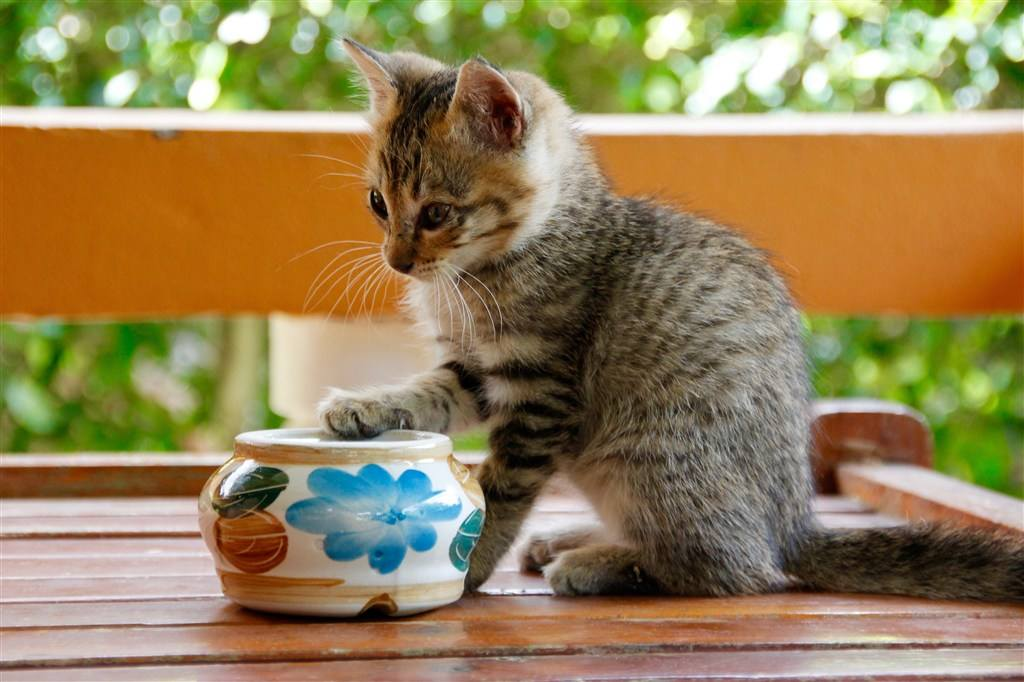
#> input picture python/old/code/image/cat.jpeg, 1024 x 682 px
$ python '3.4-2.1自适应的直方图均衡化createCLAHE.py'
#> lines starting #> are read from the running program, lines starting #| are printed output that depends on the picture
'''
OpenCV图像处理-直方图

将图像分成小块,每一个小块进行直方图均衡化,再使用


上述的直方图均衡，我们考虑的是图像的全局对比度。的确在进行完直方图均衡化之后，
图片背景的对比度被改变了，在猫腿这里太暗，我们丢失了很多信息，所以在许多情况下，这样做的效果并不好

为了解决这个问题， 需要使用自适应的直方图均衡化。
此时， 整幅图像会被分成很多小块，这些小块被称为“tiles”（在 OpenCV 中 tiles 的 大小默认是 8x8），
然后再对每一个小块分别进行直方图均衡化。所以在每一个的区域中， 直方图会集中在某一个小的区域中）。
如果有噪声的话，噪声会被放大。为了避免这种情况的出现要使用对比度限制。对于每个小块来说，
如果直方图中的 bin 超过对比度的上限的话，就把 其中的像素点均匀分散到其他 bins 中，然后在进行直方图均衡化。
最后，为了 去除每一个小块之间的边界，再使用双线性差值，对每一小块进行拼接。

cv.createCLAHE(clipLimit, tileGridSize)
参数：
    clipLimit: 对比度限制，默认是40
    tileGridSize: 分块的大小，默认为8∗88*88∗8
'''
import matplotlib.pyplot as plt
import numpy as np
import cv2 as cv

# 1.以灰度图形式读取图像
img = cv.imread("../image/cat.jpeg", 0)
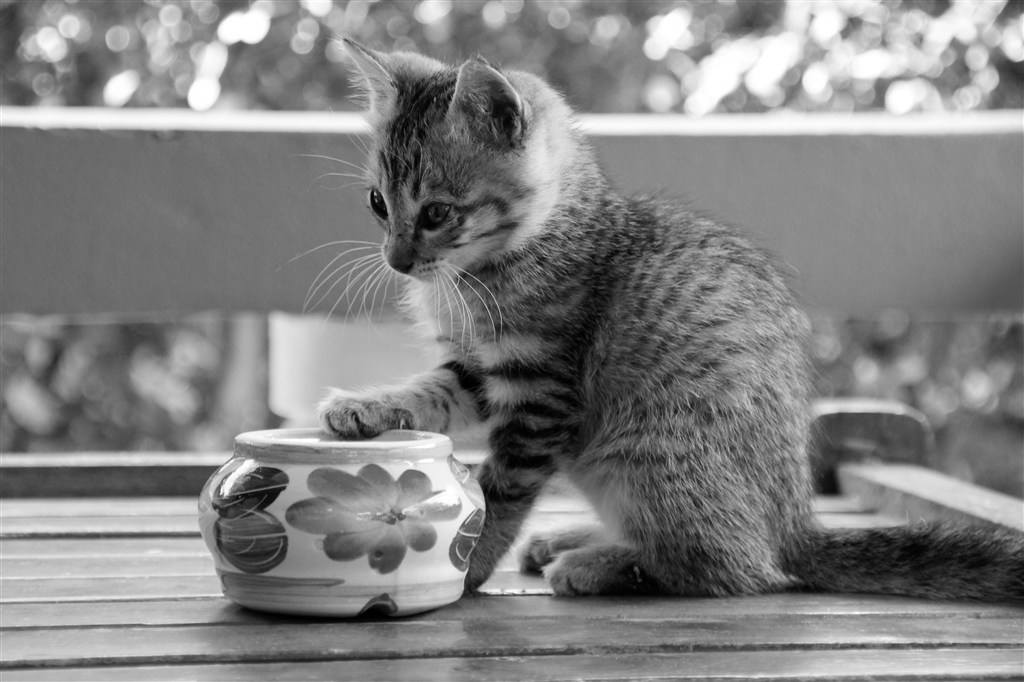
#> img: shape (682, 1024); min 0, max 255, mean 130.2

# 2.创建一个自适应均衡化的对象,并应用于图像
# 对比度限制,分块的大小
clahe = cv.createCLAHE(clipLimit=2.0, tileGridSize=(8, 8))
cl1 = clahe.apply(img)
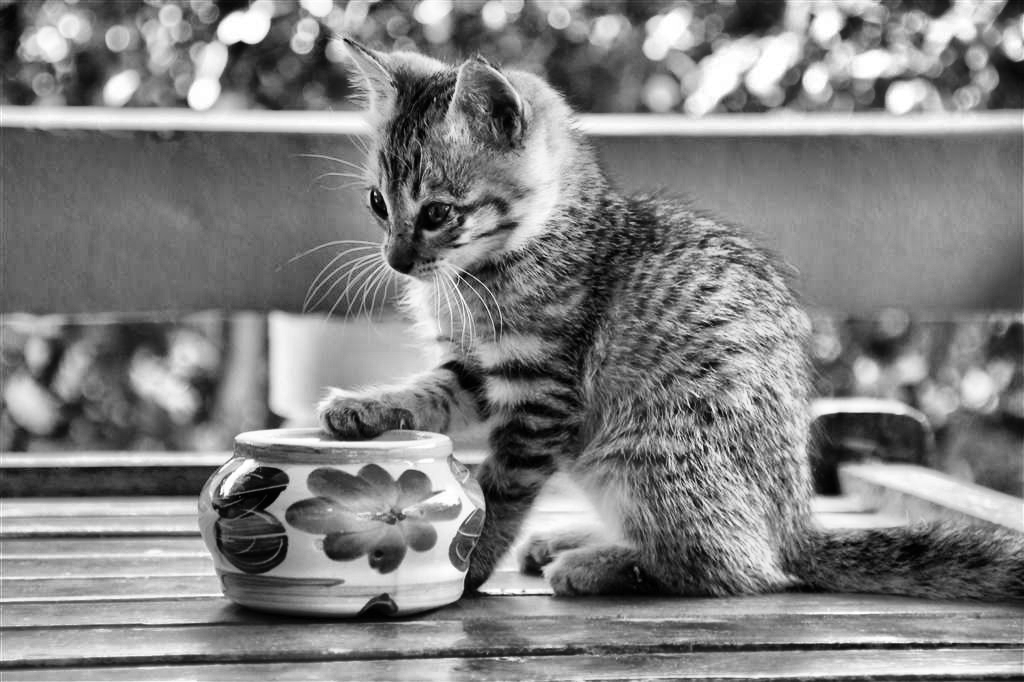
#> cl1: shape (682, 1024); min 0, max 255, mean 129.4


# 3.图像显示
plt.figure(figsize=(10, 8), dpi=100)
plt.subplot(211), plt.imshow(img, cmap=plt.cm.gray), plt.title('原图')
plt.subplot(212), plt.imshow(cl1, cmap=plt.cm.gray), plt.title('自适应均衡化后的结果')


# 解决中文显示问题
plt.rcParams['font.sans-serif'] = ['KaiTi']  # 指定默认字体
plt.rcParams['axes.unicode_minus'] = False  # 解决保存图像是负号'-'显示为方块的问题
plt.show()
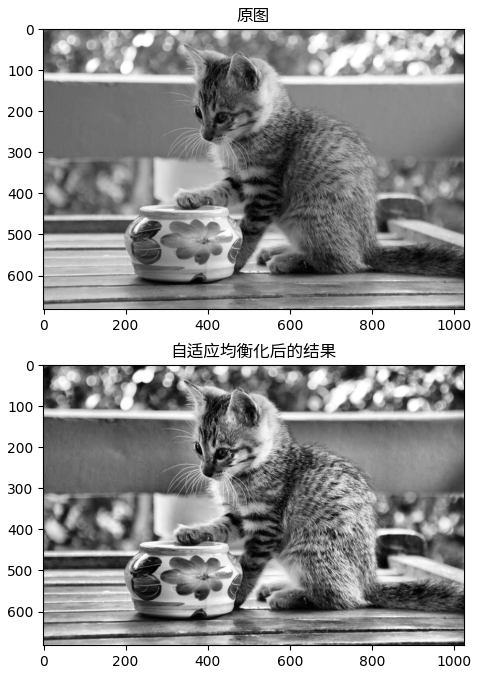
#> figure drawn by matplotlib, 2 panels

$ run again, with python/old/code/image/ballon.jpeg copied over python/old/code/image/cat.jpeg
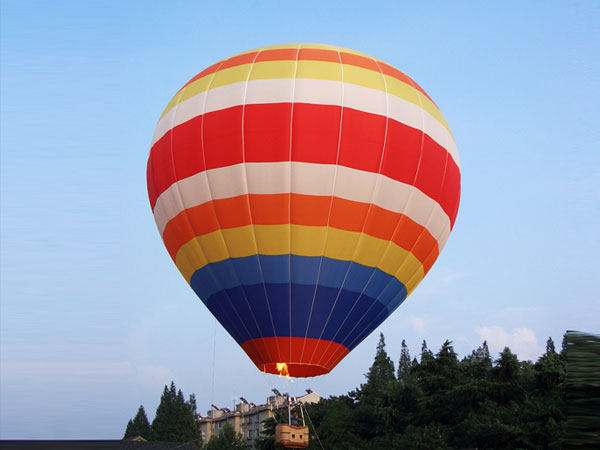
#> input picture python/old/code/image/ballon.jpeg, 600 x 450 px
#> `cl1 = clahe.apply(img)`:
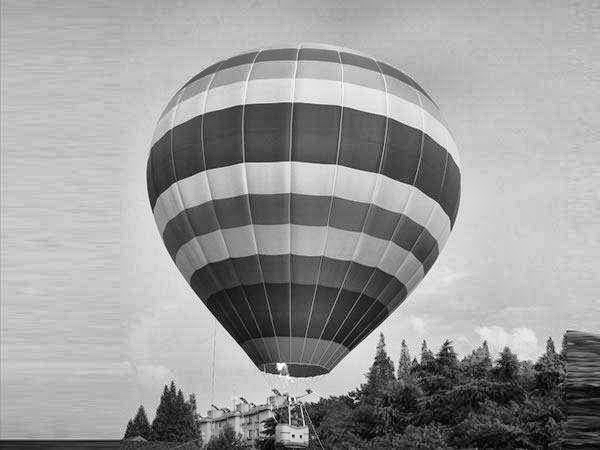
#> cl1: shape (450, 600); min 1, max 255, mean 154.9
#> `plt.show()`:
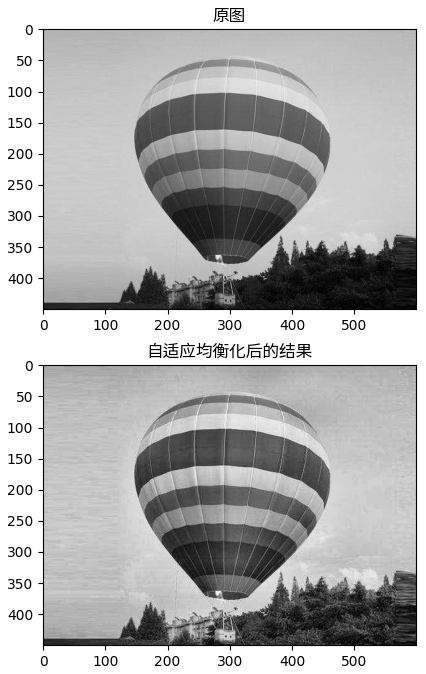
#> figure drawn by matplotlib, 2 panels

$ run again, with python/old/code/image/deer.jpeg copied over python/old/code/image/cat.jpeg
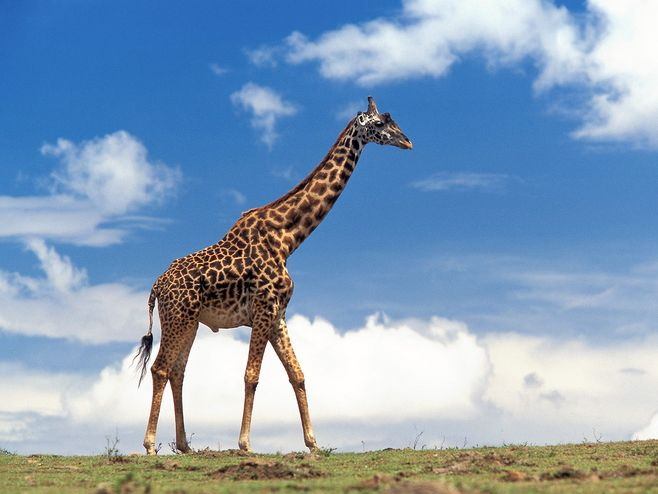
#> input picture python/old/code/image/deer.jpeg, 658 x 494 px
#> `cl1 = clahe.apply(img)`:
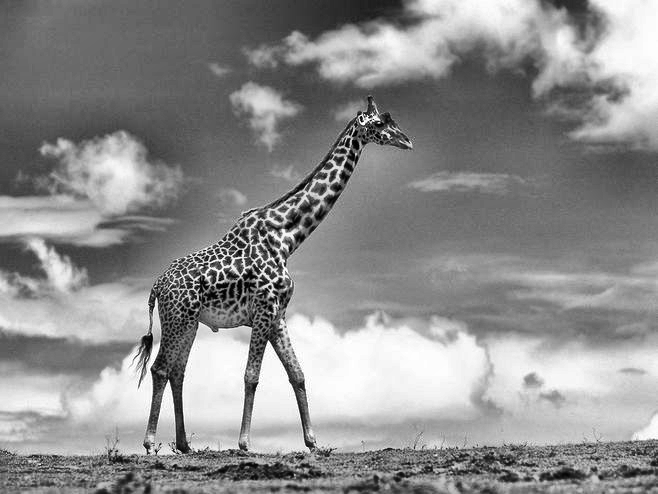
#> cl1: shape (494, 658); min 0, max 255, mean 141.5
#> `plt.show()`:
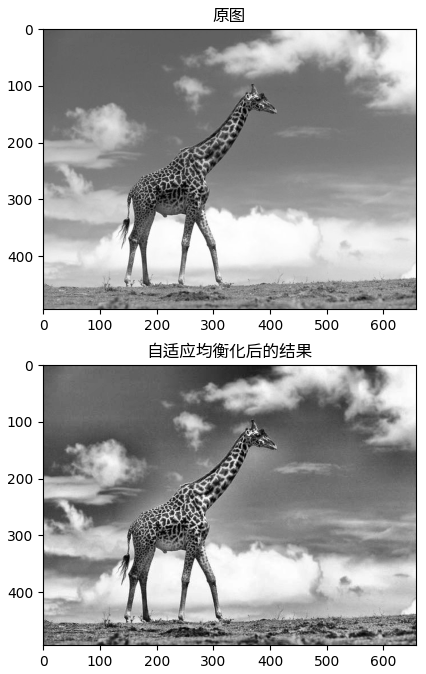
#> figure drawn by matplotlib, 2 panels
